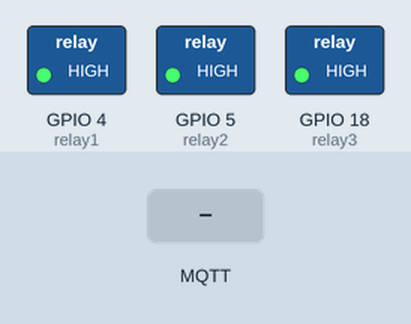
Simulated run of this sketch. Board: ESP32. On the bench: switched loads named in the sketch (green lamp = pin HIGH). The inputs (shaded band) are chosen by the test bench. WiFi joins after 1.5 s; servers stay silent unless stated; random numbers use the default seed unless the sketch sets one; no MQTT or app messages arrive unless stated; what the sketch prints to the serial monitor is not drawn.

Above: at 2.7 s.
2.8 s: MQTT message "relay1_on" arrives on the first subscribed topic
At 3.2 s:
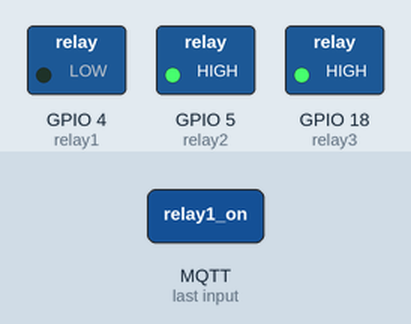
4.3 s: MQTT message "relay2_on" arrives on the first subscribed topic
At 5.5 s:
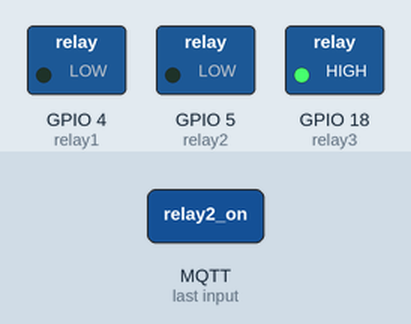
5.8 s: MQTT message "relay1_off" arrives on the first subscribed topic
At 6.8 s:
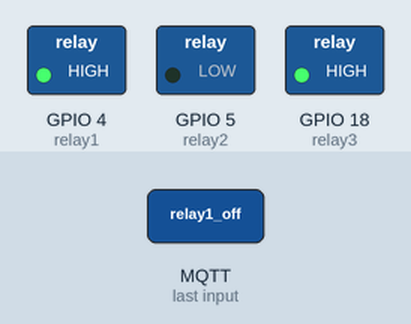
7.3 s: MQTT message "relay3_on" arrives on the first subscribed topic
At 8.0 s:
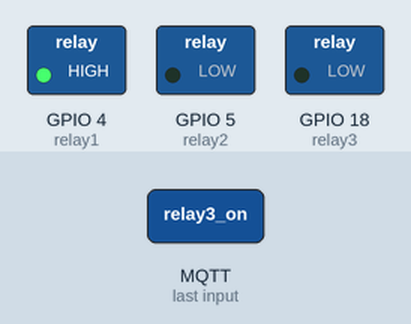
8.8 s: MQTT message "relay2_off" arrives on the first subscribed topic
At 9.3 s:
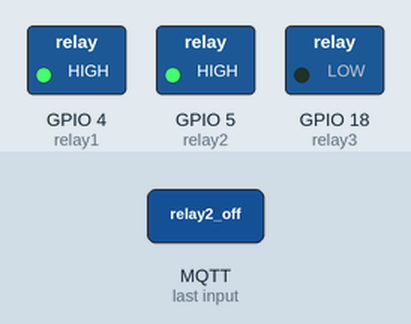
10.3 s: MQTT message "relay3_off" arrives on the first subscribed topic
At 11.7 s:
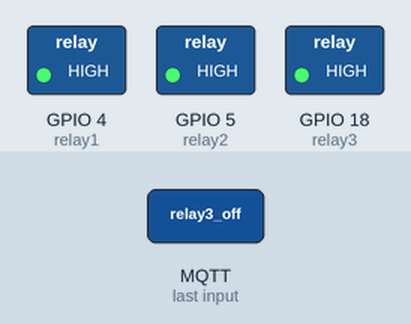
Timing chart, 0 to 12.8 s (numbered marks = the images above; inputs shaded):
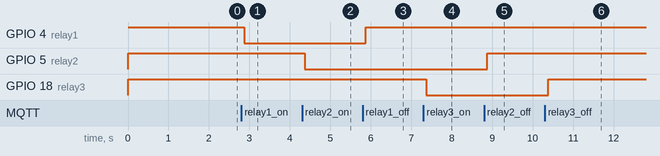

Measured:
- after the input at 2.8 s, GPIO 4 (relay1): HIGH → LOW after 0.07 s
- after the input at 4.3 s, GPIO 5 (relay2): HIGH → LOW after 0.07 s
- after the input at 5.8 s, GPIO 4 (relay1): LOW → HIGH after 0.07 s
- after the input at 7.3 s, GPIO 18 (relay3): HIGH → LOW after 0.07 s
- after the input at 8.8 s, GPIO 5 (relay2): LOW → HIGH after 0.08 s
- after the input at 10.3 s, GPIO 18 (relay3): LOW → HIGH after 0.08 s

The sketch:

control_lampu.ino
```cpp
#include <WiFi.h>
#include <PubSubClient.h>

#define relay1 4
#define relay2 5
#define relay3 18


const char* ssid = "Deimon";
const char* password = "Pmi@1234";
const char* mqtt_server = "broker.emqx.io";

WiFiClient espClient;
PubSubClient client(espClient);
unsigned long lastMsg = 0;
#define MSG_BUFFER_SIZE  (50)
char msg[MSG_BUFFER_SIZE];
int value = 0;

String publish = "iot/pertemuan6/msg";
String subscribe = "iot/pertemuan6/relays";

void setup() {
  Serial.begin(115200);
  pinMode(relay1, OUTPUT);
  pinMode(relay2, OUTPUT);
  pinMode(relay3, OUTPUT);
  digitalWrite(relay1, 1);
  digitalWrite(relay2, 1);
  digitalWrite(relay3, 1);

  setup_wifi();
  client.setServer(mqtt_server,1883);
  client.setCallback(callback);
}

void loop() {
  if(!client.connected()) {
    reconnect();
  }
  client.loop();
  delay(100);
}
```

function.ino
```cpp
void setup_wifi() {
  delay(10);
  Serial.println();
  Serial.print("Connecting to ");
  Serial.println(ssid);

  WiFi.mode(WIFI_STA);
  WiFi.begin(ssid, password);

  while (WiFi.status() != WL_CONNECTED) {
    delay(500);
    Serial.print(".");
  }

    randomSeed(micros());

  Serial.println("");
  Serial.println("WiFi connected");
  Serial.println("IP address: ");
  Serial.println(WiFi.localIP());
}

void callback(char* topic, byte* payload, unsigned int length) {
  Serial.print("Message arrived [");
  Serial.print(topic);
  Serial.print("] ");

  // Create a String to hold the payload
  String payloadString = "";
  for (int i = 0; i < length; i++) {
    payloadString += (char)payload[i];
  }
  Serial.println(payloadString);

  if (payloadString == "relay1_on") {
    digitalWrite(relay1, LOW);
    Serial.println("Relay 1 ON");
  } else if (payloadString == "relay1_off") {
    digitalWrite(relay1, HIGH);
    Serial.println("Relay 1 OFF");
  } else if (payloadString == "relay2_on") {
    digitalWrite(relay2, LOW);
    Serial.println("Relay 2 ON");
  } else if (payloadString == "relay2_off") {
    digitalWrite(relay2, HIGH);
    Serial.println("Relay 2 OFF");
  } else if (payloadString == "relay3_on") {
    digitalWrite(relay3, LOW);
    Serial.println("Relay 3 ON");
  } else if (payloadString == "relay3_off") {
    digitalWrite(relay3, HIGH);
    Serial.println("Relay 3 OFF");
  }
}

void pubMessage() {
  lastMsg = millis();
  ++value;
  snprintf (msg, MSG_BUFFER_SIZE, "hello world #%ld", value);
  Serial.print("Publish message: ");
  Serial.println(msg);
  client.publish("outTopic", msg);
}

void reconnect() {
  while (!client.connected()) {
    Serial.print("Attempting MQTT connection...");
    String clientId = "ESP32saya-";
    clientId += String(random(0xffff), HEX);
    if (client.connect(clientId.c_str())) {
      Serial.println("connected");
      client.publish(publish.c_str(), "ONLINE !");
      client.subscribe(subscribe.c_str());
    } else {
      Serial.print("failed, rc=");
      Serial.print(client.state());
      Serial.println(" try again in 5 seconds");
      // Wait 5 seconds before retrying
      delay(5000);
    }
  }
}
```
